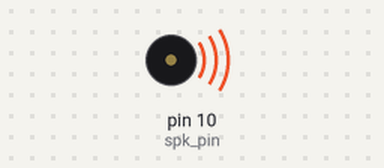
This sketch was run on a simulated Arduino Uno, built with avr-gcc and run on an emulated ATmega328P. On the bench: buzzer (waves = sounding).

Above: at 0.1 s.
At 14.8 s:
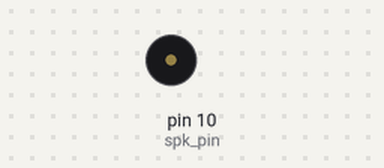
Timing chart, 0 to 17.7 s (numbered marks = the images above):
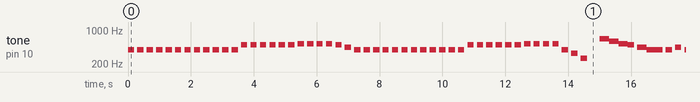

Measured:
- by itself, tone on pin 10 (spk_pin): plays 391 Hz for 0.20 s, 391 Hz for 0.20 s, 391 Hz for 0.20 s, 391 Hz for 0.20 s, 391 Hz for 0.20 s, 391 Hz for 0.20 s … (399 notes in this stretch)

The sketch:

Piezo2.ino
```cpp
// 피에조 PWM 핀
int spk_pin = 10;

// 4, 5옥타브 주파수
enum code {
  o4do=261, o4re=293, o4mi=329, o4fa=349, o4sol=391, o4la =440, o4si = 493,
  o5do=523, o5re=587, o5mi=659, o5fa=698, o5sol=783, o5la =880, o5si = 987
 };

// 젓가락 행진곡
// { 계, 출력시간, 횟수 }
int song[][3] = {
  // 솔솔솔솔솔솔 솔솔솔솔솔
  // 시시시시시시 도도도도시라
  { o4sol, 200, 12},
  { o4si, 200, 6},
  { o5do, 200, 4},
  { o4si, 200, 1},
  { o4la, 200, 1},

  // 솔솔솔솔솔솔 솔솔솔솔솔
  // 시시시시시시 도도도도솔미도
  { o4sol, 200, 12},
  { o4si, 200, 6},
  { o5do, 200, 4},
  { o4sol, 200, 1},
  { o4mi, 200, 1},
  { o4do, 200, 1},

  // 주파수 0을 할당하여 쉼표 역할
  { 0, 800, 1},

  // 미레도시라솔 솔솔라솔파파파솔파미 파솔
  // 2회
  { o5mi, 400, 1},
  { o5re, 400, 1},
  { o5do, 400, 1},
  { o4si, 200, 1},
  { o4la, 400, 1},
  { o4sol, 500, 1},

  { o4sol, 200, 2},
  { o4la, 200, 1},
  { o4sol, 200, 1},
  { o4fa, 500, 1},
  { o4fa, 200, 2},
  { o4sol, 200, 1},
  { o4fa, 300, 1},
  { o4mi, 500, 1},

  { o4fa, 200, 1},
  { o4sol, 500, 1},

  { o5mi, 400, 1},
  { o5re, 400, 1},
  { o5do, 400, 1},
  { o4si, 200, 1},
  { o4la, 400, 1},
  { o4sol, 500, 1},

  { o4sol, 200, 2},
  { o4la, 200, 1},
  { o4sol, 200, 1},
  { o4fa, 500, 1},
  { o4fa, 200, 2},
  { o4sol, 200, 1},
  { o4fa, 300, 1},
  { o4mi, 500, 1},
  { o4mi, 300, 2},

  { 0, 800, 1},
  // 도솔미도
  { o5do, 200, 1},
  { o4sol, 200, 1},
  { o4mi, 200, 1},
  { o4do, 200, 1},
};

void setup() {
  pinMode(spk_pin, OUTPUT);
}

void loop() {
  // sizeof(배열)/sizeof(배열의 첫원소)으로 전체 배열 길이를 구함
  for(int i = 0 ; i < sizeof(song)/sizeof(*song); i++){
    // 3번째 데이터의 횟수만큼 루프
    for(int j = 0 ; j < song[i][2]; j++){
      // tone 함수는
      // tone(핀, 주파수, 출력시간)
      tone(spk_pin, song[i][0], song[i][1]);
      // 300ms 딜레이 부여
      delay(300);
    }
  }
}
```
